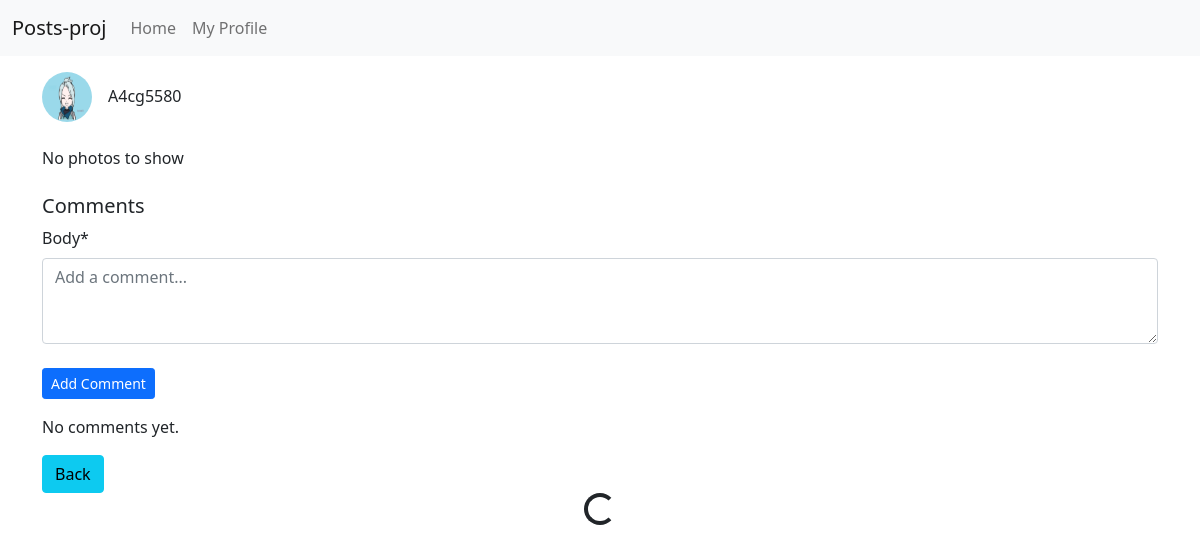
/1/ (signed in), run on the app's committed database.
### posts/models.py (models this page shows, shortened)
class Post(models.Model):
    title = models.CharField(max_length=200)
    body = models.TextField()
    liked = models.ManyToManyField(User, blank=True)
    author = models.ForeignKey(Profile, on_delete=models.CASCADE)
    updated = models.DateTimeField(auto_now=True)
    created = models.DateTimeField(auto_now_add=True)
    def get_photos(self):
        return self.photo_set.all()
    class Meta:
        ordering = ("-created",)

### profiles/models.py (models this page shows, shortened)
class Profile(models.Model):
    user = models.OneToOneField(User, on_delete=models.CASCADE)
    bio = models.TextField(blank=True)
    avatar = models.ImageField(default='avatar.png', upload_to='avatars')
    updated = models.DateTimeField(auto_now=True)
    created = models.DateTimeField(auto_now_add=True)

### posts/views.py (the view)
# urls.py: path('<pk>/', post_detail, name='post-detail'),
@login_required
def post_detail(request, pk):
    obj = Post.objects.get(pk=pk)
    form = PostForm()
    comment_form = CommentForm()
    comments = obj.comments.all()
    context = {
        'obj': obj,
        'form': form,
        'comment_form': comment_form,
        'comments': comments,
    }
    return render(request, 'posts/detail.html', context)

### posts/forms.py
class PostForm(forms.ModelForm):
    class Meta:
        model = Post
        fields = ('title', 'body',)

class CommentForm(forms.ModelForm):
    class Meta:
        model = Comment
        fields = ('body',)
        widgets = {
            'body': forms.Textarea(attrs={'rows': 3, 'placeholder': 'Add a comment...'})
        }

### posts/templates/posts/detail.html (shortened to what this page needs)
{% extends "base.html" %}
{% load static %}
{% load crispy_forms_tags %}
{% block content %}
    <div class="author-info mb-4">
        <div class="d-flex align-items-center">
            <img src="{{obj.author.avatar.url}}" class="rounded-circle me-3" height="50" width="50" alt="{{obj.author.user.username}}">
            <h6 class="mb-0">{{obj.author.user.username}}</h6>
        </div>
    </div>
    {% if obj.get_photos %}
        <div id="carouselExampleControls" class="carousel slide mb-2" data-bs-ride="carousel">
            <div class="carousel-inner">
                {% for p in obj.get_photos %}
                <div class="carousel-item {% if forloop.counter == 1%}active{% endif %}">
                    <img src="{{p.image.url}}" class="d-block w-100" alt="photo {{obj.pk}}">
                </div>
                {% endfor %}
            </div>
            <button class="carousel-control-prev" type="button" data-bs-target="#carouselExampleControls" data-bs-slide="prev">
                <span class="carousel-control-prev-icon" aria-hidden="true"></span>
                <span class="visually-hidden">Previous</span>
            </button>
            <button class="carousel-control-next" type="button" data-bs-target="#carouselExampleControls" data-bs-slide="next">
                <span class="carousel-control-next-icon" aria-hidden="true"></span>
                <span class="visually-hidden">Next</span>
            </button>
        </div>
    {% else %}
        <div class="mt-2 b=mb-2"> No photos to show</div>
    {% endif %}
    <div class="mt-4">
        <h5>Comments</h5>
        <form id="comment-form" class="mb-3">
            {{ comment_form|crispy }}
            <button type="submit" class="btn btn-sm btn-primary mt-2">Add Comment</button>
        </form>
        <div id="comments-box">
            {% for comment in comments %}
                <div class="card mb-2">
                    <div class="card-body">
                        <div class="d-flex mb-2">
                            <img src="{{ comment.user.profile.avatar.url }}" class="rounded-circle me-2" width="30" height="30">
                            <div>
                                <h6 class="mb-0">{{ comment.user.username }}</h6>
                                <small class="text-muted">{{ comment.created|date:"F d, Y" }}</small>
                            </div>
                        </div>
                        <p class="card-text">{{ comment.body }}</p>
                    </div>
                </div>
            {% empty %}
                <p>No comments yet.</p>
            {% endfor %}
        </div>
    </div>
    <a href="{% url 'posts:main-board' %}" id="back-btn" class="btn btn-info">Back</a>
    <div id="spinner-box" class="text-center">
        <div class="spinner-border" role="status"></div>
    </div>
{% endblock content %}

### data on the page
Post: author.avatar (picture), author.user.username "A4cg5580"
